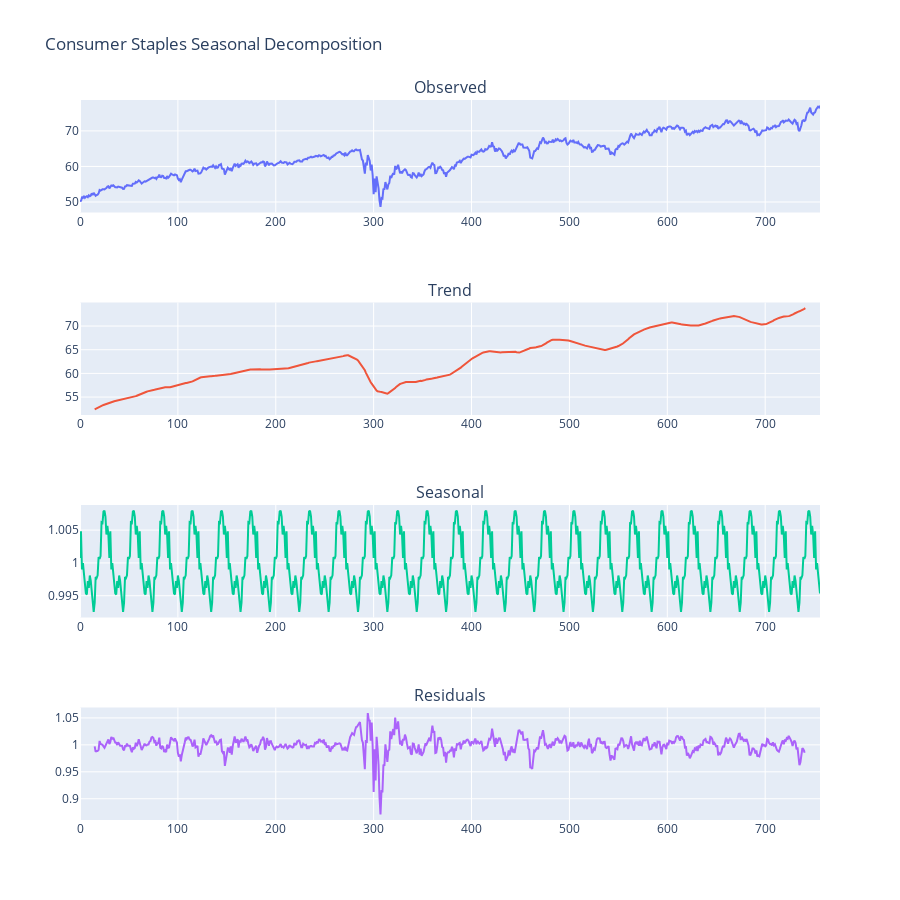

The code cell stored with this chart in its notebook:
### Code cell
#Looking at trend and seasonality from time series
result = seasonal_decompose(consumer_staples_list, model='multiplicative', freq=30)
consumer_staples_seasonal = plot_seasonal_decompose(result)
consumer_staples_seasonal.update_layout(title='Consumer Staples Seasonal Decomposition')

### Figure 1 — Plotly figure (JSON) as saved in the notebook; plotly's stock layout.template omitted (floating-point values rounded to 4 significant figures; data arrays with more than 128 entries replaced by an {"elided": "..."} marker saying what was removed)
{"data": [{"mode": "lines", "name": "Observed", "type": "scatter", "x": {"elided": "757 int values"}, "xaxis": "x", "y": {"elided": "757 float values"}, "yaxis": "y"}, {"mode": "lines", "name": "Trend", "type": "scatter", "x": {"elided": "757 int values"}, "xaxis": "x2", "y": {"elided": "757 float values"}, "yaxis": "y2"}, {"mode": "lines", "name": "Seasonal", "type": "scatter", "x": {"elided": "757 int values"}, "xaxis": "x3", "y": {"elided": "757 float values"}, "yaxis": "y3"}, {"mode": "lines", "name": "Residual", "type": "scatter", "x": {"elided": "757 int values"}, "xaxis": "x4", "y": {"elided": "757 float values"}, "yaxis": "y4"}], "layout": {"annotations": [{"font": {"size": 16}, "showarrow": false, "text": "Observed", "x": 0.5, "xanchor": "center", "xref": "paper", "y": 1, "yanchor": "bottom", "yref": "paper"}, {"font": {"size": 16}, "showarrow": false, "text": "Trend", "x": 0.5, "xanchor": "center", "xref": "paper", "y": 0.7188, "yanchor": "bottom", "yref": "paper"}, {"font": {"size": 16}, "showarrow": false, "text": "Seasonal", "x": 0.5, "xanchor": "center", "xref": "paper", "y": 0.4375, "yanchor": "bottom", "yref": "paper"}, {"font": {"size": 16}, "showarrow": false, "text": "Residuals", "x": 0.5, "xanchor": "center", "xref": "paper", "y": 0.1562, "yanchor": "bottom", "yref": "paper"}], "height": 900, "margin": {"t": 100}, "showlegend": false, "title": {"text": "Consumer Staples Seasonal Decomposition"}, "xaxis": {"anchor": "y", "domain": [0, 1]}, "xaxis2": {"anchor": "y2", "domain": [0, 1]}, "xaxis3": {"anchor": "y3", "domain": [0, 1]}, "xaxis4": {"anchor": "y4", "domain": [0, 1]}, "yaxis": {"anchor": "x", "domain": [0.8438, 1]}, "yaxis2": {"anchor": "x2", "domain": [0.5625, 0.7188]}, "yaxis3": {"anchor": "x3", "domain": [0.2812, 0.4375]}, "yaxis4": {"anchor": "x4", "domain": [0, 0.1562]}}}
